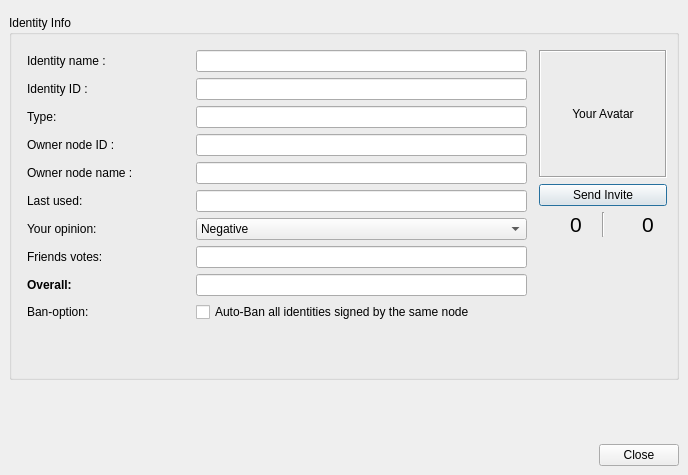
<?xml version="1.0" encoding="UTF-8"?>
<ui version="4.0">
 <class>IdDetailsDialog</class>
 <widget class="QDialog" name="IdDetailsDialog">
  <property name="geometry">
   <rect>
    <x>0</x>
    <y>0</y>
    <width>688</width>
    <height>475</height>
   </rect>
  </property>
  <property name="windowTitle">
   <string>Person Details</string>
  </property>
  <property name="windowIcon">
   <iconset resource="../../Unseengui/unseengui.qrc">
    <normaloff>:/app/images/unseen32.png</normaloff>:/app/images/unseen32.png</iconset>
  </property>
  <layout class="QGridLayout" name="gridLayout_4">
   <property name="leftMargin">
    <number>0</number>
   </property>
   <property name="topMargin">
    <number>0</number>
   </property>
   <property name="rightMargin">
    <number>0</number>
   </property>
   <property name="bottomMargin">
    <number>0</number>
   </property>
   <item row="0" column="0">
    <widget class="HeaderFrame" name="headerFrame">
     <property name="frameShape">
      <enum>QFrame::StyledPanel</enum>
     </property>
     <property name="frameShadow">
      <enum>QFrame::Raised</enum>
     </property>
    </widget>
   </item>
   <item row="1" column="0">
    <layout class="QHBoxLayout" name="horizontalLayout_2">
     <property name="leftMargin">
      <number>9</number>
     </property>
     <property name="topMargin">
      <number>9</number>
     </property>
     <property name="rightMargin">
      <number>9</number>
     </property>
     <property name="bottomMargin">
      <number>0</number>
     </property>
     <item>
      <widget class="QGroupBox" name="detailsGroupBox">
       <property name="title">
        <string>Identity Info</string>
       </property>
       <layout class="QGridLayout" name="gridLayout_3">
        <item row="0" column="0" rowspan="2">
         <layout class="QGridLayout" name="gridLayout">
          <property name="leftMargin">
           <number>6</number>
          </property>
          <property name="topMargin">
           <number>6</number>
          </property>
          <property name="rightMargin">
           <number>6</number>
          </property>
          <property name="bottomMargin">
           <number>6</number>
          </property>
          <item row="9" column="0">
           <widget class="QLabel" name="label_2">
            <property name="font">
             <font>
              <weight>75</weight>
              <bold>true</bold>
             </font>
            </property>
            <property name="text">
             <string>Overall:</string>
            </property>
           </widget>
          </item>
          <item row="8" column="0">
           <widget class="QLabel" name="label_5">
            <property name="text">
             <string>Friends votes:</string>
            </property>
           </widget>
          </item>
          <item row="7" column="0">
           <widget class="QLabel" name="label_6">
            <property name="text">
             <string>Your opinion:</string>
            </property>
           </widget>
          </item>
          <item row="7" column="1" colspan="2">
           <widget class="QComboBox" name="ownOpinion_CB">
            <property name="sizePolicy">
             <sizepolicy hsizetype="Expanding" vsizetype="Fixed">
              <horstretch>0</horstretch>
              <verstretch>0</verstretch>
             </sizepolicy>
            </property>
            <property name="toolTip">
             <string>&lt;!DOCTYPE HTML PUBLIC &quot;-//W3C//DTD HTML 4.0//EN&quot; &quot;http://www.w3.org/TR/REC-html40/strict.dtd&quot;&gt;
&lt;html&gt;&lt;head&gt;&lt;meta name=&quot;qrichtext&quot; content=&quot;1&quot; /&gt;&lt;style type=&quot;text/css&quot;&gt;
p, li { white-space: pre-wrap; }
&lt;/style&gt;&lt;/head&gt;&lt;body style=&quot; font-family:'MS Shell Dlg 2'; font-size:8pt; font-weight:400; font-style:normal;&quot;&gt;
&lt;p style=&quot; margin-top:0px; margin-bottom:0px; margin-left:0px; margin-right:0px; -qt-block-indent:0; text-indent:0px;&quot;&gt;&lt;span style=&quot; font-family:'Sans'; font-size:9pt;&quot;&gt;Your own opinion about an identity rules the visibility of that identity for yourself and your friend nodes. Your own opinion is shared among friends and used to compute a reputation score: If your opinion about an identity is neutral, the reputation score is the average of your friend's opinions. If not, your own opinion gives the score.&lt;/span&gt;&lt;/p&gt;
&lt;p style=&quot; margin-top:12px; margin-bottom:12px; margin-left:0px; margin-right:0px; -qt-block-indent:0; text-indent:0px;&quot;&gt;&lt;span style=&quot; font-family:'Sans'; font-size:9pt;&quot;&gt;The overall score is used in chat lobbies, forums and channels to decide on the actions to take for each specific identity. When the overall score is lower than -0.6, the identity is banned, which prevents all messages and forums/channels authored by this identity to be forwarded, both ways. Some forums also have special anti-spam flags that require a higher reputation level, making them more sensitive to bad opinions. Banned identities gradually lose their activity and eventually disappear (after 30 days). &lt;/span&gt;&lt;/p&gt;&lt;/body&gt;&lt;/html&gt;</string>
            </property>
            <property name="currentIndex">
             <number>0</number>
            </property>
            <item>
             <property name="text">
              <string>Negative</string>
             </property>
             <property name="icon">
              <iconset resource="../icons.qrc">
               <normaloff>:/icons/png/thumbs-down.png</normaloff>:/icons/png/thumbs-down.png</iconset>
             </property>
            </item>
            <item>
             <property name="text">
              <string>Neutral</string>
             </property>
             <property name="icon">
              <iconset resource="../icons.qrc">
               <normaloff>:/icons/png/thumbs-neutral.png</normaloff>:/icons/png/thumbs-neutral.png</iconset>
             </property>
            </item>
            <item>
             <property name="text">
              <string>Positive</string>
             </property>
             <property name="icon">
              <iconset resource="../icons.qrc">
               <normaloff>:/icons/png/thumbs-up.png</normaloff>:/icons/png/thumbs-up.png</iconset>
             </property>
            </item>
           </widget>
          </item>
          <item row="8" column="1" colspan="2">
           <widget class="QLineEdit" name="neighborNodesOpinion_TF">
            <property name="toolTip">
             <string>&lt;html&gt;&lt;head/&gt;&lt;body&gt;&lt;p&gt;Average opinion of neighbor nodes about this identity. Negative is bad,&lt;/p&gt;&lt;p&gt;positive is good. Zero is neutral.&lt;/p&gt;&lt;/body&gt;&lt;/html&gt;</string>
            </property>
            <property name="readOnly">
             <bool>true</bool>
            </property>
           </widget>
          </item>
          <item row="9" column="1" colspan="2">
           <widget class="QLineEdit" name="overallOpinion_TF">
            <property name="toolTip">
             <string>&lt;html&gt;&lt;head/&gt;&lt;body&gt;&lt;p&gt;Overall reputation score, accounting for yours and your friends'.&lt;/p&gt;&lt;p&gt;Negative is bad, positive is good. Zero is neutral. If the score is too low,&lt;/p&gt;&lt;p&gt;the identity is flagged as bad, and will be filtered out in forums, chat lobbies,&lt;/p&gt;&lt;p&gt;channels, etc.&lt;/p&gt;&lt;/body&gt;&lt;/html&gt;</string>
            </property>
            <property name="readOnly">
             <bool>true</bool>
            </property>
           </widget>
          </item>
          <item row="4" column="0">
           <widget class="QLabel" name="PgpId_LB">
            <property name="text">
             <string>Owner node ID :</string>
            </property>
           </widget>
          </item>
          <item row="3" column="0">
           <widget class="QLabel" name="label_3">
            <property name="text">
             <string>Type:</string>
            </property>
           </widget>
          </item>
          <item row="5" column="0">
           <widget class="QLabel" name="PgpName_LB">
            <property name="text">
             <string>Owner node name :</string>
            </property>
           </widget>
          </item>
          <item row="1" column="0">
           <widget class="QLabel" name="label">
            <property name="text">
             <string>Identity name :</string>
            </property>
           </widget>
          </item>
          <item row="2" column="0">
           <widget class="QLabel" name="label_4">
            <property name="text">
             <string>Identity ID :</string>
            </property>
           </widget>
          </item>
          <item row="6" column="0">
           <widget class="QLabel" name="label_7">
            <property name="text">
             <string>Last used:</string>
            </property>
           </widget>
          </item>
          <item row="10" column="0">
           <widget class="QLabel" name="banoption_label">
            <property name="text">
             <string>Ban-option:</string>
            </property>
           </widget>
          </item>
          <item row="10" column="1" colspan="2">
           <widget class="QCheckBox" name="autoBanIdentities_CB">
            <property name="text">
             <string>Auto-Ban all identities signed by the same node</string>
            </property>
           </widget>
          </item>
          <item row="6" column="1" colspan="2">
           <widget class="QLineEdit" name="lineEdit_LastUsed">
            <property name="enabled">
             <bool>true</bool>
            </property>
            <property name="readOnly">
             <bool>true</bool>
            </property>
           </widget>
          </item>
          <item row="5" column="1" colspan="2">
           <widget class="QLineEdit" name="lineEdit_GpgName">
            <property name="enabled">
             <bool>true</bool>
            </property>
            <property name="readOnly">
             <bool>true</bool>
            </property>
           </widget>
          </item>
          <item row="4" column="1" colspan="2">
           <widget class="QLineEdit" name="lineEdit_GpgId">
            <property name="enabled">
             <bool>true</bool>
            </property>
            <property name="readOnly">
             <bool>true</bool>
            </property>
           </widget>
          </item>
          <item row="3" column="1" colspan="2">
           <widget class="QLineEdit" name="lineEdit_Type"/>
          </item>
          <item row="2" column="1" colspan="2">
           <widget class="QLineEdit" name="lineEdit_KeyId">
            <property name="enabled">
             <bool>true</bool>
            </property>
            <property name="readOnly">
             <bool>true</bool>
            </property>
           </widget>
          </item>
          <item row="1" column="1" colspan="2">
           <widget class="QLineEdit" name="lineEdit_Nickname">
            <property name="enabled">
             <bool>true</bool>
            </property>
            <property name="readOnly">
             <bool>true</bool>
            </property>
           </widget>
          </item>
         </layout>
        </item>
        <item row="1" column="1">
         <layout class="QGridLayout" name="gridLayout_2">
          <property name="sizeConstraint">
           <enum>QLayout::SetDefaultConstraint</enum>
          </property>
          <item row="0" column="0">
           <widget class="QLabel" name="avatarLabel">
            <property name="sizePolicy">
             <sizepolicy hsizetype="Fixed" vsizetype="Fixed">
              <horstretch>0</horstretch>
              <verstretch>0</verstretch>
             </sizepolicy>
            </property>
            <property name="minimumSize">
             <size>
              <width>128</width>
              <height>128</height>
             </size>
            </property>
            <property name="maximumSize">
             <size>
              <width>128</width>
              <height>128</height>
             </size>
            </property>
            <property name="frameShape">
             <enum>QFrame::Box</enum>
            </property>
            <property name="frameShadow">
             <enum>QFrame::Sunken</enum>
            </property>
            <property name="text">
             <string extracomment="Click here to change your avatar">Your Avatar</string>
            </property>
            <property name="scaledContents">
             <bool>true</bool>
            </property>
            <property name="alignment">
             <set>Qt::AlignCenter</set>
            </property>
           </widget>
          </item>
          <item row="1" column="0">
           <widget class="QPushButton" name="inviteButton">
            <property name="text">
             <string>Send Invite</string>
            </property>
           </widget>
          </item>
          <item row="2" column="0">
           <layout class="QHBoxLayout" name="horizontalLayout_4">
            <property name="spacing">
             <number>6</number>
            </property>
            <item>
             <widget class="QLabel" name="label_8">
              <property name="maximumSize">
               <size>
                <width>34</width>
                <height>34</height>
               </size>
              </property>
              <property name="text">
               <string/>
              </property>
              <property name="pixmap">
               <pixmap resource="../icons.qrc">:/icons/png/thumbs-up.png</pixmap>
              </property>
              <property name="scaledContents">
               <bool>true</bool>
              </property>
             </widget>
            </item>
            <item>
             <widget class="QLabel" name="label_positive">
              <property name="font">
               <font>
                <pointsize>16</pointsize>
               </font>
              </property>
              <property name="toolTip">
               <string>Positive votes</string>
              </property>
              <property name="text">
               <string>0</string>
              </property>
             </widget>
            </item>
            <item>
             <widget class="Line" name="line_3">
              <property name="orientation">
               <enum>Qt::Vertical</enum>
              </property>
             </widget>
            </item>
            <item>
             <widget class="QLabel" name="label_9">
              <property name="maximumSize">
               <size>
                <width>34</width>
                <height>34</height>
               </size>
              </property>
              <property name="text">
               <string/>
              </property>
              <property name="pixmap">
               <pixmap resource="../icons.qrc">:/icons/png/thumbs-down.png</pixmap>
              </property>
              <property name="scaledContents">
               <bool>true</bool>
              </property>
             </widget>
            </item>
            <item>
             <widget class="QLabel" name="label_negative">
              <property name="font">
               <font>
                <pointsize>16</pointsize>
               </font>
              </property>
              <property name="toolTip">
               <string>Negative votes</string>
              </property>
              <property name="text">
               <string>0</string>
              </property>
             </widget>
            </item>
           </layout>
          </item>
          <item row="3" column="0">
           <spacer name="avatarVSpacer_2">
            <property name="orientation">
             <enum>Qt::Vertical</enum>
            </property>
            <property name="sizeHint" stdset="0">
             <size>
              <width>118</width>
              <height>17</height>
             </size>
            </property>
           </spacer>
          </item>
         </layout>
        </item>
        <item row="3" column="0" colspan="2">
         <spacer name="verticalSpacer_2">
          <property name="orientation">
           <enum>Qt::Vertical</enum>
          </property>
          <property name="sizeHint" stdset="0">
           <size>
            <width>20</width>
            <height>40</height>
           </size>
          </property>
         </spacer>
        </item>
       </layout>
      </widget>
     </item>
    </layout>
   </item>
   <item row="3" column="0">
    <layout class="QHBoxLayout" name="horizontalLayout_3">
     <property name="leftMargin">
      <number>9</number>
     </property>
     <property name="topMargin">
      <number>9</number>
     </property>
     <property name="rightMargin">
      <number>9</number>
     </property>
     <property name="bottomMargin">
      <number>9</number>
     </property>
     <item>
      <spacer name="horizontalSpacer">
       <property name="orientation">
        <enum>Qt::Horizontal</enum>
       </property>
       <property name="sizeHint" stdset="0">
        <size>
         <width>40</width>
         <height>20</height>
        </size>
       </property>
      </spacer>
     </item>
     <item>
      <widget class="QDialogButtonBox" name="buttonBox">
       <property name="orientation">
        <enum>Qt::Horizontal</enum>
       </property>
       <property name="standardButtons">
        <set>QDialogButtonBox::Close</set>
       </property>
      </widget>
     </item>
    </layout>
   </item>
   <item row="2" column="0">
    <spacer name="verticalSpacer">
     <property name="orientation">
      <enum>Qt::Vertical</enum>
     </property>
     <property name="sizeHint" stdset="0">
      <size>
       <width>20</width>
       <height>40</height>
      </size>
     </property>
    </spacer>
   </item>
  </layout>
 </widget>
 <customwidgets>
  <customwidget>
   <class>HeaderFrame</class>
   <extends>QFrame</extends>
   <header>gui/common/HeaderFrame.h</header>
   <container>1</container>
  </customwidget>
 </customwidgets>
 <resources>
  <include location="../../Unseengui/unseengui.qrc"/>
  <include location="../icons.qrc"/>
 </resources>
 <connections/>
</ui>
